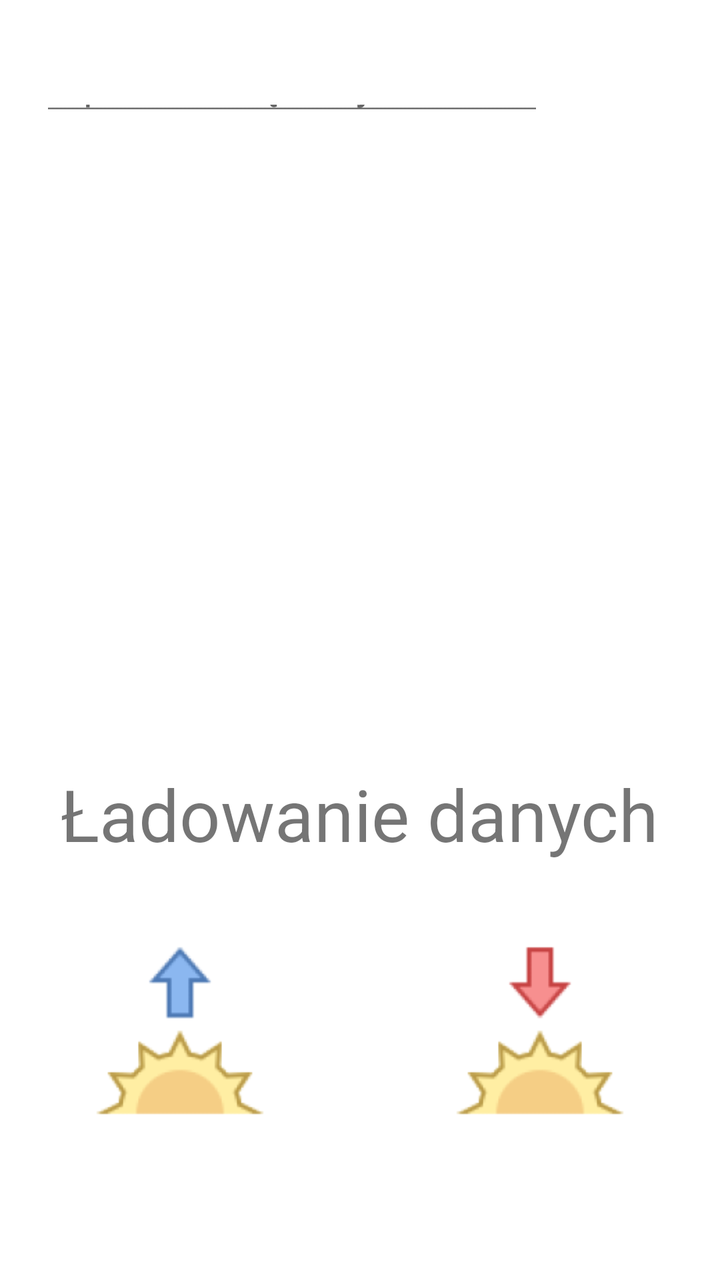
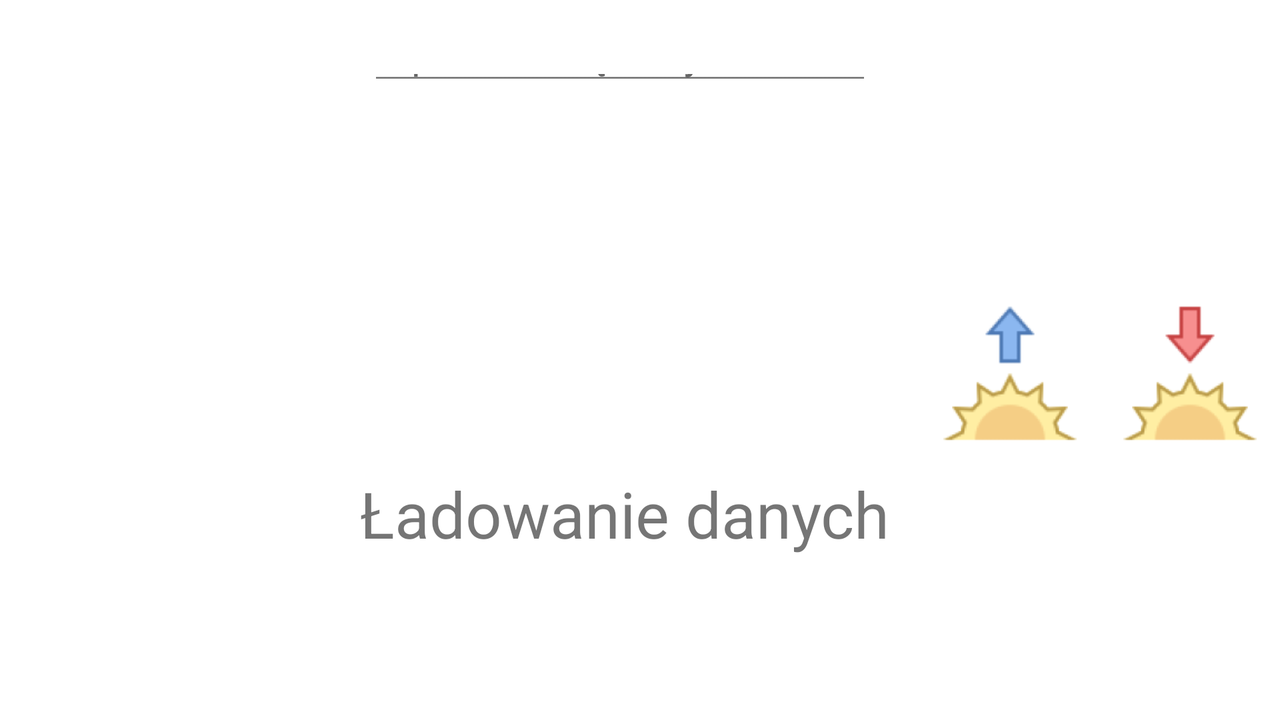

The same Android screen from two of the app's own layout files: first res/layout/ as a phone draws it, then the author's variant for another configuration, drawn on a device whose configuration selects that folder. Both files follow.
<!-- AndroidManifest.xml: application theme Theme.WeatherApp -->
<!-- res/layout/fragment_weather_elders.xml -->
<?xml version="1.0" encoding="utf-8"?>
<LinearLayout xmlns:android="http://schemas.android.com/apk/res/android"
    xmlns:tools="http://schemas.android.com/tools"
    android:layout_width="match_parent"
    android:layout_height="match_parent"
    tools:context=".ui.WeatherEldersFragment"
    android:layout_margin="5dp"
    android:orientation="vertical">

    <LinearLayout
        android:layout_width="match_parent"
        android:layout_height="wrap_content"
        android:orientation="horizontal"
        android:layout_marginBottom="10dp">

        <TextView
            android:id="@+id/text_view_date"
            android:layout_width="0dp"
            android:layout_height="wrap_content"
            android:textSize="24sp"
            android:textAlignment="textStart"
            android:layout_weight="2"
            />
        <TextView
            android:layout_width="0dp"
            android:layout_height="wrap_content"
            android:textSize="24sp"
            android:layout_weight="2"
            android:textStyle="bold"
            android:textAlignment="textStart"
            android:id="@+id/text_view_city_name"/>

        <TextView
            android:id="@+id/text_view_time"
            android:layout_width="0dp"
            android:layout_height="wrap_content"
            android:layout_weight="1"
            android:textAlignment="textEnd"
            android:textSize="24sp"/>

    </LinearLayout>


    <LinearLayout
        android:layout_width="match_parent"
        android:layout_height="wrap_content"
        android:orientation="horizontal">

        <EditText
            android:id="@+id/edit_text_city"
            android:layout_width="wrap_content"
            android:layout_height="match_parent"
            android:hint="@string/city_edit_txt_hint"
            android:textSize="20sp"
            android:layout_marginStart="20dp"
            android:layout_marginEnd="20dp"
            android:textAlignment="center"
            />

        <ImageButton
            android:id="@+id/button_set_city"
            android:layout_width="wrap_content"
            android:layout_height="wrap_content"
            android:src="@drawable/ic_baseline_check_24"
            android:layout_margin="10dp"
            android:background="@color/orange_700"
            />


    </LinearLayout>

    <LinearLayout
        android:layout_width="wrap_content"
        android:layout_height="wrap_content"
        android:layout_weight="10"
        android:layout_gravity="center"
        android:orientation="vertical">

        <ImageView
            android:id="@+id/image_view_icon"
            android:layout_width="180dp"
            android:layout_height="180dp"
            android:layout_gravity="center" />

        <TextView
            android:id="@+id/text_view_description"
            android:layout_width="wrap_content"
            android:layout_height="wrap_content"
            android:textSize="25sp"
            android:layout_gravity="center"
            />

        <TextView
            android:id="@+id/text_view_temp"
            android:layout_width="wrap_content"
            android:layout_height="wrap_content"
            android:textSize="80sp"
            android:textStyle="bold"
            android:layout_gravity="center"
            />

        <TextView
            android:id="@+id/text_view_pressure"
            android:layout_width="wrap_content"
            android:layout_height="wrap_content"
            android:text="@string/loading_data"
            android:textSize="36sp"
            android:layout_gravity="center"
            />

    </LinearLayout>

    <LinearLayout
        android:layout_width="match_parent"
        android:layout_height="wrap_content"
        android:layout_weight="10"
        android:orientation="horizontal">

        <LinearLayout
            android:layout_width="wrap_content"
            android:layout_height="wrap_content"
            android:orientation="vertical"
            android:layout_weight="1"
            tools:ignore="NestedWeights">

            <ImageView
                android:layout_width="100dp"
                android:layout_height="100dp"
                android:src="@mipmap/sunrise"
                android:layout_gravity="center" />

            <TextView
                android:id="@+id/text_view_sunrise"
                android:layout_width="wrap_content"
                android:layout_height="wrap_content"
                android:textSize="30sp"
                android:layout_gravity="center"
                />

        </LinearLayout>
        <LinearLayout
            android:layout_width="wrap_content"
            android:layout_height="wrap_content"
            android:orientation="vertical"
            android:layout_weight="1">

            <ImageView
                android:layout_width="100dp"
                android:layout_height="100dp"
                android:src="@mipmap/sunset"
                android:layout_gravity="center" />

            <TextView
                android:id="@+id/text_view_sunset"
                android:layout_width="wrap_content"
                android:layout_height="wrap_content"
                android:textSize="30sp"
                android:layout_gravity="center"
                />

        </LinearLayout>

    </LinearLayout>

</LinearLayout>
<!-- resources referenced by this layout -->
<resources>
  <color name="orange_700">#F36C01</color>
  <!-- mipmap sunrise: png bitmap (mipmap-hdpi, 2515 bytes) -->
  <!-- mipmap sunset: png bitmap (mipmap-hdpi, 2491 bytes) -->
  <string name="city_edit_txt_hint">Wpisz nazwę miejscowości</string>
  <string name="loading_data">Ładowanie danych</string>
  <style name="Theme.WeatherApp" parent="Theme.MaterialComponents.DayNight.DarkActionBar">
          
          <item name="colorPrimary">@color/orange_700</item>
          <item name="colorPrimaryVariant">@color/orange_500</item>
          <item name="colorOnPrimary">@color/white</item>
          
          <item name="colorSecondary">@color/green_200</item>
          <item name="colorSecondaryVariant">@color/green_700</item>
          <item name="colorOnSecondary">@color/black</item>
          
          <item name="android:statusBarColor" tools:targetApi="l">?attr/colorPrimaryVariant</item>
          
      </style>
  <color name="orange_500">#FF8C00</color>
  <color name="white">#FFFFFFFF</color>
  <color name="black">#FF000000</color>
</resources>
<!-- res/layout-land/fragment_weather_elders.xml (the author's variant of the layout above) -->
<!-- drawn on the phone turned sideways -->
<?xml version="1.0" encoding="utf-8"?>
<LinearLayout xmlns:android="http://schemas.android.com/apk/res/android"
    xmlns:tools="http://schemas.android.com/tools"
    android:layout_width="match_parent"
    android:layout_height="match_parent"
    tools:context=".ui.WeatherEldersFragment"
    android:layout_margin="5dp"
    android:orientation="vertical">


    
    <LinearLayout
        android:layout_width="match_parent"
        android:layout_height="wrap_content"
        android:orientation="horizontal">

        <TextView
            android:id="@+id/text_view_date"
            android:layout_width="0dp"
            android:layout_height="wrap_content"
            android:textSize="20sp"
            android:textAlignment="textStart"
            android:layout_weight="1"
            />
        <TextView
            android:layout_width="0dp"
            android:layout_height="wrap_content"
            android:textSize="20sp"
            android:layout_weight="1"
            android:textStyle="bold"
            android:textAlignment="center"
            android:id="@+id/text_view_city_name"/>

        <TextView
            android:id="@+id/text_view_time"
            android:layout_width="0dp"
            android:layout_height="wrap_content"
            android:layout_weight="1"
            android:textAlignment="textEnd"
            android:textSize="20sp"/>

    </LinearLayout>

    
    <LinearLayout
        android:layout_width="match_parent"
        android:layout_height="wrap_content"
        android:orientation="horizontal"
        android:gravity="center">

        <EditText
            android:id="@+id/edit_text_city"
            android:layout_width="wrap_content"
            android:layout_height="match_parent"
            android:hint="@string/city_edit_txt_hint"
            android:textSize="20sp"
            android:layout_marginStart="20dp"
            android:layout_marginEnd="20dp"
            android:textAlignment="center"
            />

        <ImageButton
            android:id="@+id/button_set_city"
            android:layout_width="wrap_content"
            android:layout_height="wrap_content"
            android:src="@drawable/ic_baseline_check_24"
            android:layout_margin="10dp"
            android:background="@color/orange_700"
            />


    </LinearLayout>

    
    <LinearLayout
        android:layout_width="match_parent"
        android:layout_height="match_parent"
        android:orientation="horizontal">

        
        <LinearLayout
            android:layout_width="wrap_content"
            android:layout_height="match_parent"
            android:gravity="center"
            android:orientation="vertical"
            android:layout_weight="1">

            <ImageView
                android:id="@+id/image_view_icon"
                android:layout_width="150dp"
                android:layout_height="150dp"
                android:layout_gravity="center" />
            <TextView
                android:id="@+id/text_view_description"
                android:layout_width="wrap_content"
                android:layout_height="wrap_content"
                android:textSize="20sp"
                android:layout_gravity="center"
                />
        </LinearLayout>

        
        <LinearLayout
            android:layout_width="wrap_content"
            android:layout_height="match_parent"
            android:gravity="center"
            android:orientation="vertical"
            android:layout_weight="2">

            <TextView
                android:id="@+id/text_view_temp"
                android:layout_width="wrap_content"
                android:layout_height="wrap_content"
                android:textSize="80sp"
                android:textStyle="bold"
                android:layout_gravity="center"
                />

            <TextView
                android:id="@+id/text_view_pressure"
                android:layout_width="wrap_content"
                android:layout_height="wrap_content"
                android:textSize="32sp"
                android:text="@string/loading_data"
                android:layout_gravity="center"
                />
        </LinearLayout>
        
        <LinearLayout
            android:layout_width="wrap_content"
            android:layout_height="match_parent"
            android:orientation="horizontal"
            android:layout_gravity="center">
            
            <LinearLayout
                android:layout_width="wrap_content"
                android:layout_height="wrap_content"
                android:orientation="vertical"
                android:layout_gravity="center"
                android:layout_margin="5dp">

                <ImageView
                    android:layout_width="80dp"
                    android:layout_height="80dp"
                    android:src="@mipmap/sunrise"
                    android:layout_gravity="center" />

                <TextView
                    android:id="@+id/text_view_sunrise"
                    android:layout_width="wrap_content"
                    android:layout_height="wrap_content"
                    android:textSize="25sp"
                    android:layout_gravity="center"
                    />
            </LinearLayout>

            
            <LinearLayout
                android:layout_width="wrap_content"
                android:layout_height="wrap_content"
                android:orientation="vertical"
                android:layout_gravity="center"
                android:layout_margin="5dp">

                <ImageView
                    android:layout_width="80dp"
                    android:layout_height="80dp"
                    android:src="@mipmap/sunset"
                    android:layout_gravity="center" />

                <TextView
                    android:id="@+id/text_view_sunset"
                    android:layout_width="wrap_content"
                    android:layout_height="wrap_content"
                    android:textSize="25sp"
                    android:layout_gravity="center"
                    />

            </LinearLayout>

        </LinearLayout>
    </LinearLayout>

</LinearLayout>
